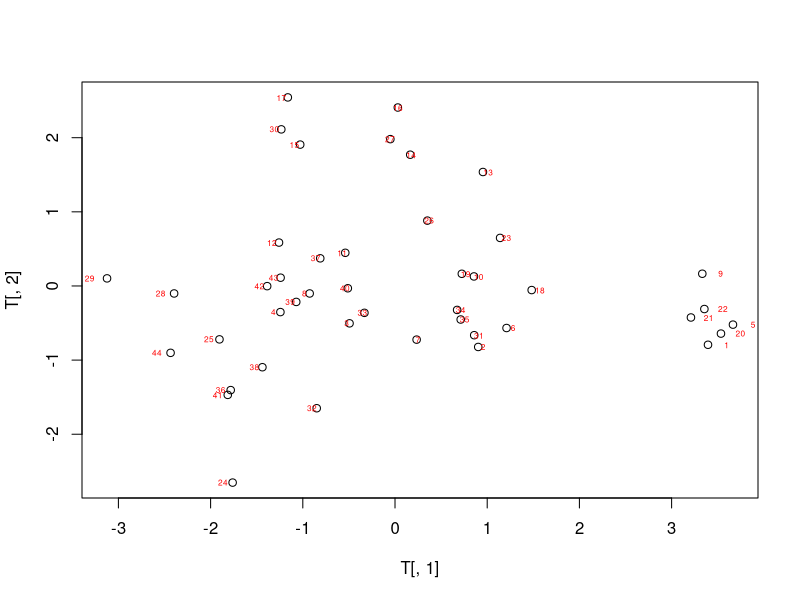
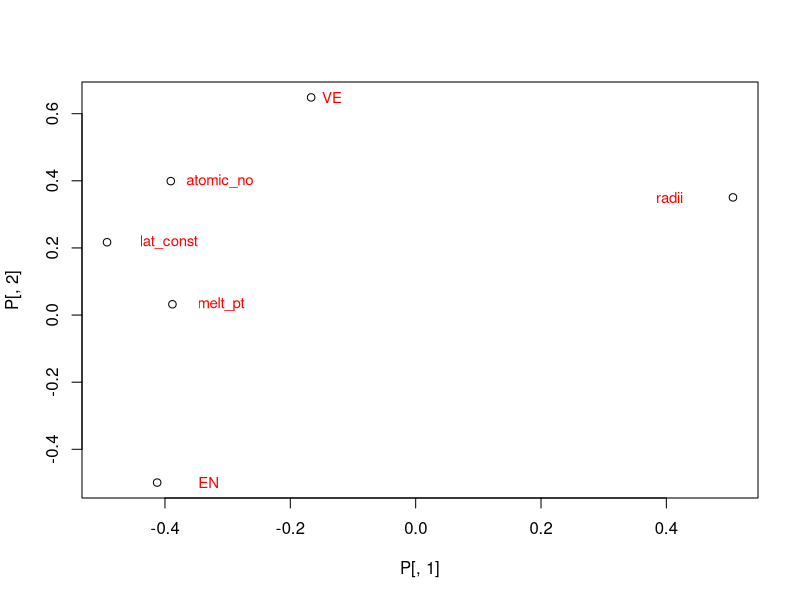
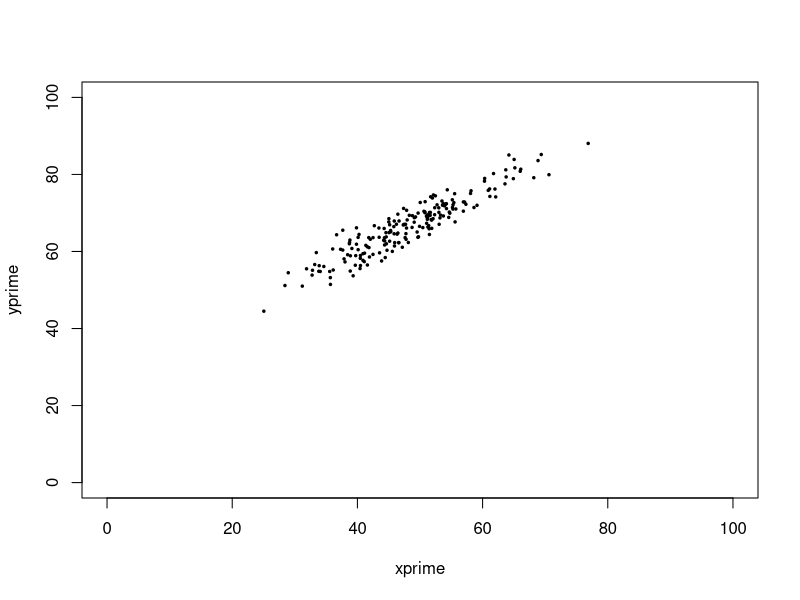
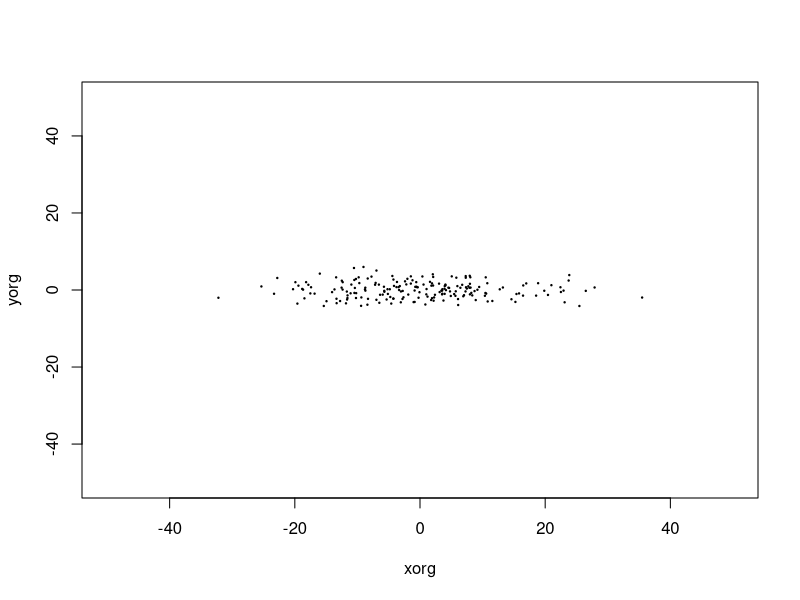

The R source for these figures, in order:

# load the data set
mydata <- read.table("compounds_data.txt", header=TRUE)


# Extract data matrix from table
datamatrix <- as.matrix(data.frame(mydata$atomic_no,mydata$melting_point, mydata$VE, mydata$radii, mydata$EN, mydata$lattice_const_ang))

#Autoscale the data matrix
matscale <- function(x) {(x - mean(x))/sd(x)}
X <- apply(datamatrix, MARGIN=2, FUN=matscale)#margin =2 means column wise,margin=1 mean row wise 

# Compute the correlation matrix
corrmatrix <- cor(X)

# Find eigen values and eigen vectors
eig <- eigen(corrmatrix)
eigen_values <- eig$value    # eigen values
eigen_vectors <- eig$vector  # eigen vectors

print("eigen values:")
print(eigen_values)

# compute the score matrix
T <- X %*% eigen_vectors

# NOTE : T[,1]  gives scores of 44 compounds on PC1
#        T[,2]  gives scores of 44 compunds on PC2
#            PC1 and PC2 together explains more than 83% of variance in data  
#        .....
#        T[,6] gives scores of 44 compounds on PC6

# Loadings
P <- eigen_vectors

# Note: P[,1] are loadings on PC1
#       P[,2] are loadings on PC2
#      ......
#       P[,6] are loadings on PC6
#   The 6 rows of P correspond to 6 quantities
# (eigen_values[1]+eigen_values[2])/sum(eigen_values)
# [1] 0.7135452

# Interpreting the score plot
plot(T[,1],T[,2])
text(T[,1]*1.06, T[,2], cex=0.5, col="red") # plots the order number of points.

X11()

# Interpreting the loading plot
plot(P[,1],P[,2])
 text(P[,1]*0.80, P[,2], c("atomic_no","melt_pt","VE","radii", "EN","lat_const"), cex=0.9, col="red")

###################


## skip this.

### To generate some scatter plots (just for class)

theta_deg = 360-40.0

theta = theta_deg * pi/180.0 


x = rnorm(200, mean=80, sd=12)
y = rnorm(200, mean=20, sd=2)
#plot(x,y, xlim=c(0,100), ylim=c(0,100), cex=0.3)


xprime = x*cos(theta) + y*sin(theta)
yprime = -x*sin(theta) + y*cos(theta)

X11()
plot(xprime, yprime,xlim=c(0,100), ylim=c(0,100), cex=0.5, pch=20)

X11()

xorg = x - 80
yorg = y - 20
plot(xorg,yorg, xlim=c(-50,50), ylim = c(-50,50), cex=0.3, pch=20)
